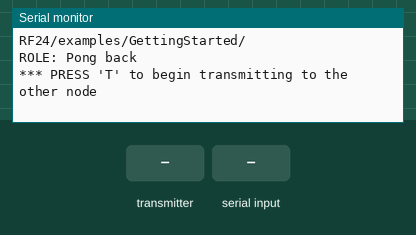
A sketch run on a simulated Arduino Uno, built with avr-gcc and run on an emulated ATmega328P. Parts: the last lines printed to the serial monitor. The test bench sets the inputs (shaded band). No radio packets arrive unless stated.

Above: at 1.3 s.
1.4 s: the transmitter starts sending got_time = 0
At 1.47 s:
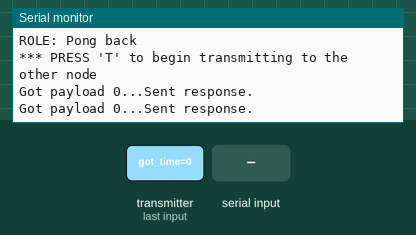
3.3 s: byte 116 ('t') received over Serial
At 3.64 s:
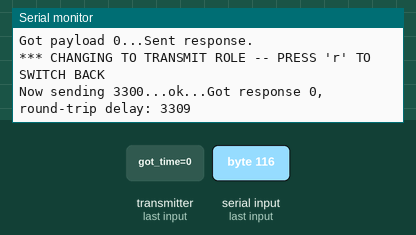
4.8 s: byte 114 ('r') received over Serial
At 4.95 s:
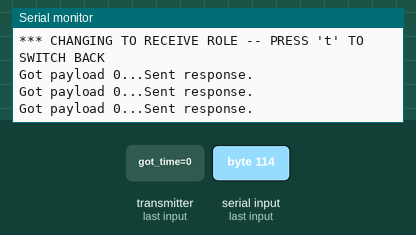
7.8 s: the transmitter starts sending got_time = 256
At 7.94 s:
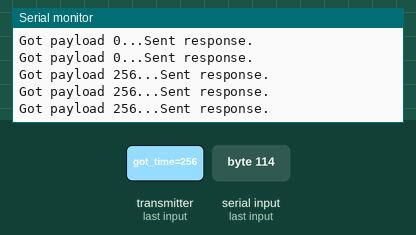
10.8 s: the transmitter starts sending got_time = 512
At 10.93 s:
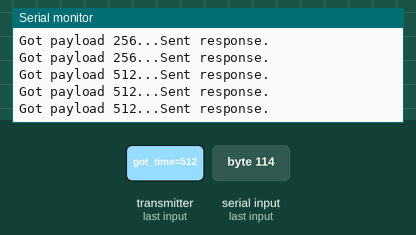
13.8 s: byte 114 ('r') received over Serial
Timing chart, 0 to 16.3 s (numbered marks = the images above; inputs shaded):
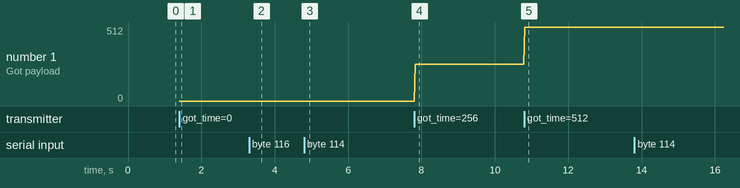

Measured:
- after the input at 1.4 s, the serial monitor: prints a new line at once (image 1)
- after the input at 3.3 s, the serial monitor: prints a new line at once (image 2)
- after the input at 4.8 s, the serial monitor: prints a new line at once (image 3)
- after the input at 7.8 s, the serial monitor: prints a new line at once (image 4)
- after the input at 10.8 s, the serial monitor: prints a new line at once (image 5)
- plotted number 1: 0 → 256 after the input at 7.8 s, 256 → 512 after the input at 10.8 s

The sketch:

rf24Start.ino
```cpp
// (licence header left out)
#include <SPI.h>
#include "nRF24L01.h"
#include "RF24.h"
#include "printf.h"

//
// Hardware configuration
//

// Set up nRF24L01 radio on SPI bus plus pins 9 & 10

RF24 radio(8,9);

//
// Topology
//

// Radio pipe addresses for the 2 nodes to communicate.
const uint64_t pipes[2] = {
    0xF0F0F0F0E1LL, 0xF0F0F0F0D2LL };

// The various roles supported by this sketch
typedef enum {
    role_ping_out = 1, role_pong_back }
role_e;

// The debug-friendly names of those roles
const char* role_friendly_name[] = {
    "invalid", "Ping out", "Pong back"};

// The role of the current running sketch
role_e role = role_pong_back;

void befehle() {
    printf("Data Rate 1=1MBps 2=2MBps, Channel 8,9 \n");
    printf("Crc c=16 d=8  h,l= CE pini=info\n");
}

void setup(void)
{
    //
    // Print preamble
    //

    Serial.begin(19200);
    printf_begin();
    printf("\n\rRF24/examples/GettingStarted/\n\r");
    printf("ROLE: %s\n\r",role_friendly_name[role]);
    printf("*** PRESS 'T' to begin transmitting to the other node\n\r");

    radio.begin();
    delay (50);
    radio.setRetries(15,15);
    radio.setPayloadSize(8);
    radio.setChannel(8);
    radio.setDataRate(RF24_1MBPS);
    radio.setCRCLength (RF24_CRC_16);
    delay (50);
    if ( role == role_ping_out )    {
        radio.openWritingPipe(pipes[0]);
        radio.openReadingPipe(1,pipes[1]);
    }
    else    {
        radio.openWritingPipe(pipes[1]);
        radio.openReadingPipe(1,pipes[0]);
    }

    //
    // Start listening
    //

    radio.startListening();

    //
    // Dump the configuration of the rf unit for debugging
    //

    radio.printDetails();
}

void loop(void)
{
    //
    // Ping out role.  Repeatedly send the current time
    //

    if (role == role_ping_out)
    {
        // First, stop listening so we can talk.
        radio.stopListening();

        // Take the time, and send it.  This will block until complete
        unsigned long time = millis();
        printf("Now sending %lu...",time);
        bool ok = radio.write( &time, sizeof(unsigned long) );

        if (ok)
            printf("ok...");
        else
            printf("failed.\n\r");

        // Now, continue listening
        radio.startListening();

        // Wait here until we get a response, or timeout (250ms)
        unsigned long started_waiting_at = millis();
        bool timeout = false;
        while ( ! radio.available() && ! timeout )
            if (millis() - started_waiting_at > 200 )
                timeout = true;

        // Describe the results
        if ( timeout )
        {
            printf("Failed, response timed out.\n\r");
        }
        else
        {
            // Grab the response, compare, and send to debugging spew
            unsigned long got_time;
            radio.read( &got_time, sizeof(unsigned long) );

            // Spew it
            printf("Got response %lu, round-trip delay: %lu\n\r",got_time,millis()-got_time);
        }

        // Try again 1s later
        delay(500);
    }

    //
    // Pong back role.  Receive each packet, dump it out, and send it back
    //

    if ( role == role_pong_back )
    {
        // if there is data ready
        if ( radio.available() )
        {
            // Dump the payloads until we've gotten everything
            unsigned long got_time;
            bool done = false;
            while (!done)
            {
                // Fetch the payload, and see if this was the last one.
                done = radio.read( &got_time, sizeof(unsigned long) );

                // Spew it
                printf("Got payload %lu...",got_time);

                // Delay just a little bit to let the other unit
                // make the transition to receiver
                delay(20);
            }

            // First, stop listening so we can talk
            radio.stopListening();

            // Send the final one back.
            radio.write( &got_time, sizeof(unsigned long) );
            printf("Sent response.\n\r");

            // Now, resume listening so we catch the next packets.
            radio.startListening();
        }
        if ( radio.testCarrier() )
            printf("C");
    }

    if ( Serial.available() )
    {
        char c = Serial.read();
        switch (c) {
        case '1':
            radio.setDataRate(RF24_1MBPS);
            radio.printDetails();
            break;
        case '2':
            radio.setDataRate(RF24_2MBPS);
            radio.printDetails();
            break;
        case '8':
            radio.setChannel(8);
            radio.printDetails();
            break;
        case '9':
            radio.setChannel(9);
            radio.printDetails();
            break;
        case 'c':
            radio.setCRCLength (RF24_CRC_16);
            radio.printDetails();
            break;
        case 'd':
            radio.setCRCLength (RF24_CRC_8);
            radio.printDetails();
            break;
        case 'h':
            radio.ce(HIGH);
            break;
        case 'l':
            radio.ce(LOW);
            break;
        case 'i':
            radio.printDetails();
            break;
        case 'p':
            radio.powerUp();
            break;
        case 'q':
            radio.powerDown();
            break;
        case 't':
            if (role == role_pong_back )         {
                printf("*** CHANGING TO TRANSMIT ROLE -- PRESS 'r' TO SWITCH BACK\n\r");
                role = role_ping_out;
                radio.openWritingPipe(pipes[0]);
                radio.openReadingPipe(1,pipes[1]);
            }
            else {
                printf("Role already transmit\n");
            }
            break;
        case 'r':
            if ( role == role_ping_out )  {
                printf("*** CHANGING TO RECEIVE ROLE -- PRESS 't' TO SWITCH BACK\n\r");
                // Become the primary receiver (pong back)
                role = role_pong_back;
                radio.openWritingPipe(pipes[1]);
                radio.openReadingPipe(1,pipes[0]);
            }
            else {
                printf("Role already pong-back\n");
            }
            break;
        default:
            befehle();
        } //switch
    } // avail
}
// vim:cin:ai:sts=2 sw=2 ft=cpp
```

printf.h
```cpp
// (licence header left out)
/**
 * @file printf.h
 *
 * Setup necessary to direct stdout to the Arduino Serial library, which
 * enables 'printf'
 */

#ifndef __PRINTF_H__
#define __PRINTF_H__

#ifdef ARDUINO

int serial_putc( char c, FILE * )
{
  Serial.write( c );

  return c;
}

void printf_begin(void)
{
  fdevopen( &serial_putc, 0 );
}

#else
#error This example is only for use on Arduino.
#endif // ARDUINO

#endif // __PRINTF_H__
```
